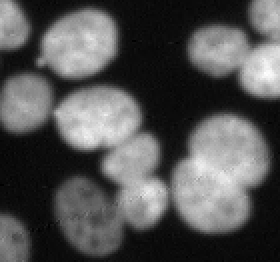
%> input picture exampleData/testNuclei_image.tif, 140 x 131 px (shown 2 times larger)
$ octave test_3D_data.m   (GNU Octave 9; MATLAB toolbox functions it lacks are replaced by stand-ins)
%> lines starting %> are read from the running program, lines starting %| are printed output that depends on the picture; in (x1, y1, x2, y2) boxes, pixels count from 0 and x2, y2 are one past the last pixel; in counts of white or black regions, pixels touching at a corner belong together; the program's own positions count from 1
### create_test_3D_object.m
function dat = create_test_3D_object(N)
%> called with N = 80000

if nargin < 1
    N = 20000;
end

% [26 lines of commented-out code are left out]


pth = '\exampleImages\';
I = imread([pth, 'testNuclei_image.tif']);
%> I is the input picture: size 131x140 uint16; min 0, max 43983, mean 14614.4
BW = imread([pth, 'testNuclei_mask.tif']);
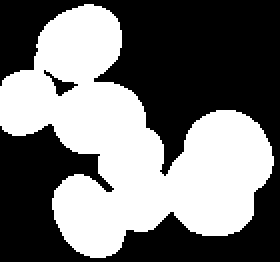
%> input picture exampleData/testNuclei_mask.tif, 140 x 131 px (shown 2 times larger)
%> BW is the input picture: size 131x140 uint8; 45.3% white; 1 white region, box (x1, y1, x2, y2) and area: (0, 2, 137, 129) 8307
declumpedBW = imread([pth, 'testNuclei_segmentedMask.tif']);
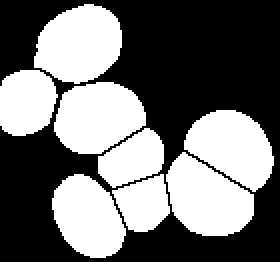
%> input picture exampleData/testNuclei_segmentedMask.tif, 140 x 131 px (shown 2 times larger)
%> declumpedBW: size 131x140 logical; 44% white; 8 white regions, largest, box (x1, y1, x2, y2) and area: (17, 2, 61, 42) 1308, (27, 41, 73, 77) 1246, (83, 76, 127, 118) 1238

BWd = imdilate(BW,strel('disk',5));
%> BWd: size 131x140 uint8; 58.2% white; 4 black regions, box (x1, y1, x2, y2) and area: (55, 0, 140, 75) 4279, (0, 68, 45, 131) 1662, (60, 89, 140, 131) 1139, (0, 0, 34, 35) 588
I = double(I);
%> I: size 131x140 double
I = I .* double(BWd);
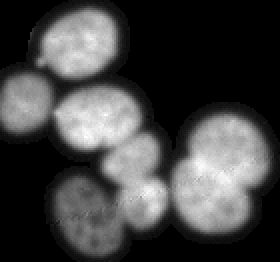
%> I: size 131x140 double (shown 2 times larger); min 0, max 10604940, mean 2816449.1; drawn with min black and max white


% Add height -------------------------------------------------------------

Iz = zeros([size(I),15]);
Iz(:,:,8) = I;
erosionSize = [1,1,2,4,5,5,5];
tmpI = I;
for i = 1:7
    tmpI = 0.8*imerode(tmpI,strel('disk',erosionSize(i)));
    Iz(:,:,8-i) = tmpI;
    Iz(:,:,8+i) = tmpI;
end
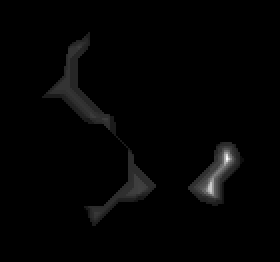
%> tmpI: size 131x140 double (shown 2 times larger); min 0, max 792267.3, mean 11640.6; drawn with min black and max white

% Create probability distribution from 3d intensity ---------------------
P = double(Iz)/trapz(trapz(trapz(Iz)));
P = P(:);
CP = cumsum(P);

[X,Y,Z] = meshgrid(1:size(I,2),1:size(I,1),1:size(Iz,3));

% offset the nuclei so they are not on the same z-level
nucNum = bwlabel(declumpedBW);
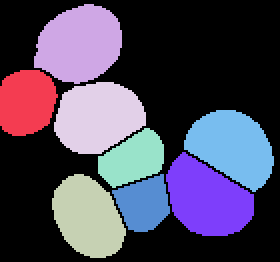
%> nucNum: size 131x140 double (shown 2 times larger); 9 distinct labels, from 0 to 8; one colour per label, 0 black
L = zeros(size(nucNum));
offset = [2,0,-2,-2,2,0,2,-2];

for i = 1:max(nucNum(:))
    L = L + offset(i)*(nucNum == i);
end
%> this loop made 8 passes
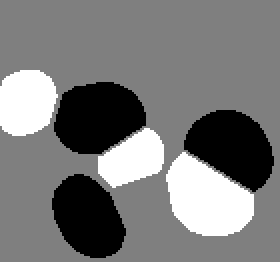
%> L: size 131x140 double (shown 2 times larger); min -2, max 2, mean -0.0957; drawn with min black and max white

L = imfilter(L,fspecial('gaussian',21,3));
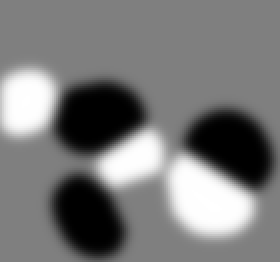
%> L: size 131x140 double (shown 2 times larger); min -2, max 2, mean -0.098; drawn with min black and max white

Z = Z + L;

X = X(:);
Y = Y(:);
Z = Z(:);

% Take N numbers from the distribution -----------------------------------
% N = 20000;
rng('default') % make sure we use the same random numbers for testing each time.
nP = rand(N,1);
nIdx = nakeinterp1(CP, (1:numel(CP))', nP);
nIdx = round(nIdx);

dat = [X(nIdx),Y(nIdx),Z(nIdx)];
dat = dat + 0.2*randn(N,3).*std(dat);

end

### utilities/nakeinterp1.m
% NAKEINTERP1 Fast 1D interpolation using a dichotomy search of indices.
%
% idx = nakeinterp1(x, y, xi);
%
% where x, y and xi are double column vectors
% x must be sorted in ascending order; x and y have the same length
%
% NO ARGUMENT CHECKING
% Compile:
% mex -O -v nakeinterp1.c
% Author: Bruno Luong
% Original: 19/Feb/2009


% If no compiler is available to compile nakeinterp1.c, then we would need
% to include checks everywhere in the code to determine which interpolation
% function to use. Instead of doing that, here, we simply overload the
% nakeinterp1 function. If the .mex function is available, then it will be
% called; however, if it is not available, then the below code will run.
function yi = nakeinterp1(x, y, xi)

% 1D linear interpolation with linear extrapolation.
%> the run ends on the next line
Y = griddedInterpolant(x,y);
yi = Y(xi);

end

%-%
%-% For God so loved the world that he gave his one and only Son, that
%-% whoever believes in him shall not perish but have eternal life. (John
%-% 3:16)
%-%

### test_3D_data.m
%% Test seed-point detection on simulated 3D data
% From the example nuclei clump used throughout the paper, create simulated
% 3D scatter point data, and then find the seed-points of the data.

%% Load data
dat = create_test_3D_object(80000);
